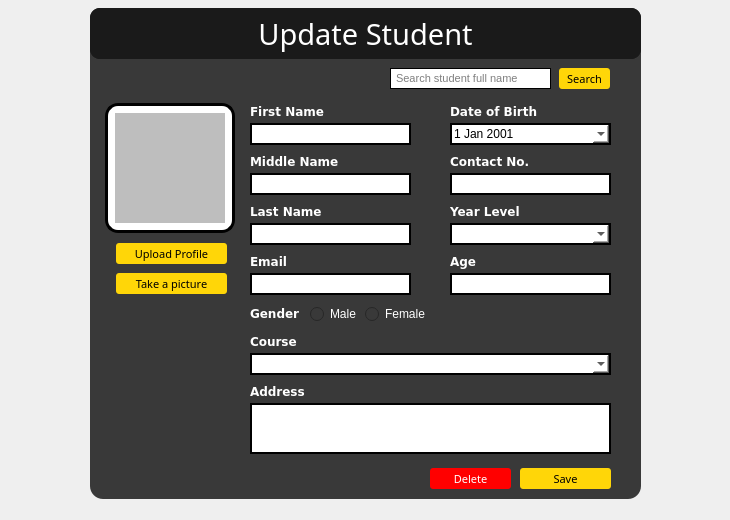
      <widget class="QWidget" name="Update">
       <widget class="QLabel" name="label_7">
        <property name="geometry">
         <rect>
          <x>0</x>
          <y>0</y>
          <width>721</width>
          <height>511</height>
         </rect>
        </property>
        <property name="styleSheet">
         <string notr="true"/>
        </property>
        <property name="text">
         <string/>
        </property>
        <property name="pixmap">
         <pixmap>images/school2.png</pixmap>
        </property>
        <property name="scaledContents">
         <bool>true</bool>
        </property>
       </widget>
       <widget class="QFrame" name="frame_7">
        <property name="geometry">
         <rect>
          <x>90</x>
          <y>8</y>
          <width>551</width>
          <height>491</height>
         </rect>
        </property>
        <property name="styleSheet">
         <string notr="true">background-color:rgb(57, 57, 57);border-radius:13px</string>
        </property>
        <property name="frameShape">
         <enum>QFrame::StyledPanel</enum>
        </property>
        <property name="frameShadow">
         <enum>QFrame::Raised</enum>
        </property>
        <widget class="QPushButton" name="btnSaveChanges">
         <property name="geometry">
          <rect>
           <x>430</x>
           <y>460</y>
           <width>91</width>
           <height>21</height>
          </rect>
         </property>
         <property name="font">
          <font>
           <family>Arial Black</family>
           <pointsize>8</pointsize>
          </font>
         </property>
         <property name="styleSheet">
          <string notr="true">QPushButton
{
background-color:rgb(255, 214, 8);
color:black; border-radius:3px
}

QPushButton::pressed
{
background-color : black;
color:rgb(255, 214, 8)
}</string>
         </property>
         <property name="text">
          <string>Save</string>
         </property>
        </widget>
        <widget class="QFrame" name="frame_8">
         <property name="geometry">
          <rect>
           <x>0</x>
           <y>0</y>
           <width>551</width>
           <height>51</height>
          </rect>
         </property>
         <property name="styleSheet">
          <string notr="true">background-color:rgb(26, 26, 26);border-radius:10px</string>
         </property>
         <property name="frameShape">
          <enum>QFrame::StyledPanel</enum>
         </property>
         <property name="frameShadow">
          <enum>QFrame::Raised</enum>
         </property>
         <widget class="QPushButton" name="pushButton_8">
          <property name="geometry">
           <rect>
            <x>810</x>
            <y>20</y>
            <width>31</width>
            <height>28</height>
           </rect>
          </property>
          <property name="font">
           <font>
            <family>Lucida Console</family>
            <pointsize>9</pointsize>
            <weight>75</weight>
            <bold>true</bold>
           </font>
          </property>
          <property name="styleSheet">
           <string notr="true">color:white</string>
          </property>
          <property name="text">
           <string>x</string>
          </property>
          <property name="flat">
           <bool>true</bool>
          </property>
         </widget>
         <widget class="QLabel" name="label_8">
          <property name="geometry">
           <rect>
            <x>0</x>
            <y>0</y>
            <width>551</width>
            <height>51</height>
           </rect>
          </property>
          <property name="font">
           <font>
            <family>Impact</family>
            <pointsize>22</pointsize>
           </font>
          </property>
          <property name="styleSheet">
           <string notr="true">color:white;</string>
          </property>
          <property name="text">
           <string>Update Student</string>
          </property>
          <property name="alignment">
           <set>Qt::AlignCenter</set>
          </property>
         </widget>
        </widget>
        <widget class="QLabel" name="label_21">
         <property name="geometry">
          <rect>
           <x>160</x>
           <y>95</y>
           <width>131</width>
           <height>16</height>
          </rect>
         </property>
         <property name="font">
          <font>
           <family>Verdana</family>
           <weight>75</weight>
           <bold>true</bold>
          </font>
         </property>
         <property name="styleSheet">
          <string notr="true">color:white</string>
         </property>
         <property name="text">
          <string>First Name</string>
         </property>
        </widget>
        <widget class="QLineEdit" name="updfname">
         <property name="geometry">
          <rect>
           <x>160</x>
           <y>115</y>
           <width>161</width>
           <height>22</height>
          </rect>
         </property>
         <property name="styleSheet">
          <string notr="true">background-color:white;color:black;border:2px solid black</string>
         </property>
        </widget>
        <widget class="QLabel" name="label_22">
         <property name="geometry">
          <rect>
           <x>160</x>
           <y>145</y>
           <width>131</width>
           <height>16</height>
          </rect>
         </property>
         <property name="font">
          <font>
           <family>Verdana</family>
           <weight>75</weight>
           <bold>true</bold>
          </font>
         </property>
         <property name="styleSheet">
          <string notr="true">color:white</string>
         </property>
         <property name="text">
          <string>Middle Name</string>
         </property>
        </widget>
        <widget class="QLineEdit" name="updmname">
         <property name="geometry">
          <rect>
           <x>160</x>
           <y>165</y>
           <width>161</width>
           <height>22</height>
          </rect>
         </property>
         <property name="styleSheet">
          <string notr="true">background-color:white;color:black;border:2px solid black</string>
         </property>
        </widget>
        <widget class="QLabel" name="label_23">
         <property name="geometry">
          <rect>
           <x>160</x>
           <y>195</y>
           <width>131</width>
           <height>16</height>
          </rect>
         </property>
         <property name="font">
          <font>
           <family>Verdana</family>
           <weight>75</weight>
           <bold>true</bold>
          </font>
         </property>
         <property name="styleSheet">
          <string notr="true">color:white</string>
         </property>
         <property name="text">
          <string>Last Name</string>
         </property>
        </widget>
        <widget class="QLineEdit" name="updlname">
         <property name="geometry">
          <rect>
           <x>160</x>
           <y>215</y>
           <width>161</width>
           <height>22</height>
          </rect>
         </property>
         <property name="styleSheet">
          <string notr="true">background-color:white;color:black;border:2px solid black</string>
         </property>
        </widget>
        <widget class="QLabel" name="label_24">
         <property name="geometry">
          <rect>
           <x>160</x>
           <y>325</y>
           <width>131</width>
           <height>16</height>
          </rect>
         </property>
         <property name="font">
          <font>
           <family>Verdana</family>
           <weight>75</weight>
           <bold>true</bold>
          </font>
         </property>
         <property name="styleSheet">
          <string notr="true">color:white</string>
         </property>
         <property name="text">
          <string>Course</string>
         </property>
        </widget>
        <widget class="QComboBox" name="updcourse">
         <property name="geometry">
          <rect>
           <x>160</x>
           <y>345</y>
           <width>361</width>
           <height>22</height>
          </rect>
         </property>
         <property name="styleSheet">
          <string notr="true">background-color:white;color:black;border:2px solid black</string>
         </property>
        </widget>
        <widget class="QComboBox" name="updyear">
         <property name="geometry">
          <rect>
           <x>360</x>
           <y>215</y>
           <width>161</width>
           <height>22</height>
          </rect>
         </property>
         <property name="styleSheet">
          <string notr="true">background-color:white;color:black;border:2px solid black</string>
         </property>
        </widget>
        <widget class="QLabel" name="label_25">
         <property name="geometry">
          <rect>
           <x>360</x>
           <y>195</y>
           <width>131</width>
           <height>16</height>
          </rect>
         </property>
         <property name="font">
          <font>
           <family>Verdana</family>
           <weight>75</weight>
           <bold>true</bold>
          </font>
         </property>
         <property name="styleSheet">
          <string notr="true">color:white</string>
         </property>
         <property name="text">
          <string>Year Level</string>
         </property>
        </widget>
        <widget class="QLineEdit" name="updage">
         <property name="geometry">
          <rect>
           <x>360</x>
           <y>265</y>
           <width>161</width>
           <height>22</height>
          </rect>
         </property>
         <property name="styleSheet">
          <string notr="true">background-color:white;color:black;border:2px solid black</string>
         </property>
        </widget>
        <widget class="QLabel" name="label_26">
         <property name="geometry">
          <rect>
           <x>360</x>
           <y>245</y>
           <width>131</width>
           <height>16</height>
          </rect>
         </property>
         <property name="font">
          <font>
           <family>Verdana</family>
           <weight>75</weight>
           <bold>true</bold>
          </font>
         </property>
         <property name="styleSheet">
          <string notr="true">color:white</string>
         </property>
         <property name="text">
          <string>Age</string>
         </property>
        </widget>
        <widget class="QLineEdit" name="updemail">
         <property name="geometry">
          <rect>
           <x>160</x>
           <y>265</y>
           <width>161</width>
           <height>22</height>
          </rect>
         </property>
         <property name="styleSheet">
          <string notr="true">background-color:white;color:black;border:2px solid black</string>
         </property>
        </widget>
        <widget class="QLabel" name="label_27">
         <property name="geometry">
          <rect>
           <x>160</x>
           <y>245</y>
           <width>131</width>
           <height>16</height>
          </rect>
         </property>
         <property name="font">
          <font>
           <family>Verdana</family>
           <weight>75</weight>
           <bold>true</bold>
          </font>
         </property>
         <property name="styleSheet">
          <string notr="true">color:white</string>
         </property>
         <property name="text">
          <string>Email</string>
         </property>
        </widget>
        <widget class="QLineEdit" name="updcontact">
         <property name="geometry">
          <rect>
           <x>360</x>
           <y>165</y>
           <width>161</width>
           <height>22</height>
          </rect>
         </property>
         <property name="styleSheet">
          <string notr="true">background-color:white;color:black;border:2px solid black</string>
         </property>
        </widget>
        <widget class="QLabel" name="label_28">
         <property name="geometry">
          <rect>
           <x>360</x>
           <y>145</y>
           <width>131</width>
           <height>16</height>
          </rect>
         </property>
         <property name="font">
          <font>
           <family>Verdana</family>
           <weight>75</weight>
           <bold>true</bold>
          </font>
         </property>
         <property name="styleSheet">
          <string notr="true">color:white</string>
         </property>
         <property name="text">
          <string>Contact No.</string>
         </property>
        </widget>
        <widget class="QLabel" name="label_29">
         <property name="geometry">
          <rect>
           <x>160</x>
           <y>375</y>
           <width>131</width>
           <height>16</height>
          </rect>
         </property>
         <property name="font">
          <font>
           <family>Verdana</family>
           <weight>75</weight>
           <bold>true</bold>
          </font>
         </property>
         <property name="styleSheet">
          <string notr="true">color:white</string>
         </property>
         <property name="text">
          <string>Address</string>
         </property>
        </widget>
        <widget class="QTextEdit" name="updaddress">
         <property name="geometry">
          <rect>
           <x>160</x>
           <y>395</y>
           <width>361</width>
           <height>51</height>
          </rect>
         </property>
         <property name="styleSheet">
          <string notr="true">background-color:white;color:black;border:2px solid black;border-radius:None</string>
         </property>
        </widget>
        <widget class="QFrame" name="frame_11">
         <property name="geometry">
          <rect>
           <x>15</x>
           <y>95</y>
           <width>130</width>
           <height>130</height>
          </rect>
         </property>
         <property name="minimumSize">
          <size>
           <width>130</width>
           <height>130</height>
          </size>
         </property>
         <property name="maximumSize">
          <size>
           <width>130</width>
           <height>130</height>
          </size>
         </property>
         <property name="styleSheet">
          <string notr="true">background-color:white;color:black;border:3px solid black</string>
         </property>
         <property name="frameShape">
          <enum>QFrame::StyledPanel</enum>
         </property>
         <property name="frameShadow">
          <enum>QFrame::Raised</enum>
         </property>
         <widget class="QPushButton" name="ImageButton_2">
          <property name="geometry">
           <rect>
            <x>10</x>
            <y>10</y>
            <width>110</width>
            <height>110</height>
           </rect>
          </property>
          <property name="styleSheet">
           <string notr="true">border:none;background-color:rgb(190, 190, 190);border-radius:0px</string>
          </property>
          <property name="text">
           <string/>
          </property>
          <property name="iconSize">
           <size>
            <width>110</width>
            <height>110</height>
           </size>
          </property>
         </widget>
        </widget>
        <widget class="QPushButton" name="btnUploadProfile_2">
         <property name="geometry">
          <rect>
           <x>26</x>
           <y>235</y>
           <width>111</width>
           <height>21</height>
          </rect>
         </property>
         <property name="font">
          <font>
           <family>Arial Black</family>
           <pointsize>8</pointsize>
          </font>
         </property>
         <property name="styleSheet">
          <string notr="true">QPushButton
{
background-color:rgb(255, 214, 8);
color:black; border-radius:3px
}

QPushButton::pressed
{
background-color : black;
color:rgb(255, 214, 8)
}</string>
         </property>
         <property name="text">
          <string>Upload Profile</string>
         </property>
        </widget>
        <widget class="QPushButton" name="btnTakePicture_2">
         <property name="geometry">
          <rect>
           <x>26</x>
           <y>265</y>
           <width>111</width>
           <height>21</height>
          </rect>
         </property>
         <property name="font">
          <font>
           <family>Arial Black</family>
           <pointsize>8</pointsize>
          </font>
         </property>
         <property name="styleSheet">
          <string notr="true">QPushButton
{
background-color:rgb(255, 214, 8);
color:black; border-radius:3px
}

QPushButton::pressed
{
background-color : black;
color:rgb(255, 214, 8)
}</string>
         </property>
         <property name="text">
          <string>Take a picture</string>
         </property>
        </widget>
        <widget class="QLabel" name="label_30">
         <property name="geometry">
          <rect>
           <x>360</x>
           <y>95</y>
           <width>131</width>
           <height>16</height>
          </rect>
         </property>
         <property name="font">
          <font>
           <family>Verdana</family>
           <weight>75</weight>
           <bold>true</bold>
          </font>
         </property>
         <property name="styleSheet">
          <string notr="true">color:white</string>
         </property>
         <property name="text">
          <string>Date of Birth</string>
         </property>
        </widget>
        <widget class="QDateEdit" name="updbirthdate">
         <property name="geometry">
          <rect>
           <x>360</x>
           <y>115</y>
           <width>161</width>
           <height>22</height>
          </rect>
         </property>
         <property name="styleSheet">
          <string notr="true">background-color:white;color:black;border:2px solid black</string>
         </property>
         <property name="calendarPopup">
          <bool>true</bool>
         </property>
         <property name="date">
          <date>
           <year>2001</year>
           <month>1</month>
           <day>1</day>
          </date>
         </property>
        </widget>
        <widget class="QLabel" name="label_40">
         <property name="geometry">
          <rect>
           <x>160</x>
           <y>295</y>
           <width>51</width>
           <height>20</height>
          </rect>
         </property>
         <property name="font">
          <font>
           <family>Verdana</family>
           <weight>75</weight>
           <bold>true</bold>
          </font>
         </property>
         <property name="styleSheet">
          <string notr="true">color:white</string>
         </property>
         <property name="text">
          <string>Gender</string>
         </property>
        </widget>
        <widget class="QRadioButton" name="updmale">
         <property name="geometry">
          <rect>
           <x>220</x>
           <y>298</y>
           <width>50</width>
           <height>16</height>
          </rect>
         </property>
         <property name="styleSheet">
          <string notr="true">color:white;</string>
         </property>
         <property name="text">
          <string>Male</string>
         </property>
        </widget>
        <widget class="QRadioButton" name="updfemale">
         <property name="geometry">
          <rect>
           <x>275</x>
           <y>298</y>
           <width>65</width>
           <height>16</height>
          </rect>
         </property>
         <property name="styleSheet">
          <string notr="true">color:white;</string>
         </property>
         <property name="text">
          <string>Female</string>
         </property>
        </widget>
        <widget class="QPushButton" name="btndeletestudent">
         <property name="geometry">
          <rect>
           <x>340</x>
           <y>460</y>
           <width>81</width>
           <height>21</height>
          </rect>
         </property>
         <property name="font">
          <font>
           <family>Arial Black</family>
           <pointsize>8</pointsize>
          </font>
         </property>
         <property name="styleSheet">
          <string notr="true">QPushButton
{
background-color:rgb(255, 0, 0);
color:rgb(255, 255, 255); border-radius:3px
}

QPushButton::pressed
{
background-color : rgb(255, 255, 255);
color:rgb(255, 0, 0)
}
</string>
         </property>
         <property name="text">
          <string>Delete</string>
         </property>
        </widget>
        <widget class="QPushButton" name="btnsearchprofile_2">
         <property name="geometry">
          <rect>
           <x>469</x>
           <y>60</y>
           <width>51</width>
           <height>21</height>
          </rect>
         </property>
         <property name="font">
          <font>
           <family>Impact</family>
           <pointsize>8</pointsize>
          </font>
         </property>
         <property name="styleSheet">
          <string notr="true">QPushButton
{
background-color:rgb(255, 214, 8);
color:black; border-radius:3px
}

QPushButton::pressed
{
background-color : black;
color:rgb(255, 214, 8)
}</string>
         </property>
         <property name="text">
          <string>Search</string>
         </property>
        </widget>
        <widget class="QLineEdit" name="searchprofile_2">
         <property name="geometry">
          <rect>
           <x>300</x>
           <y>60</y>
           <width>161</width>
           <height>21</height>
          </rect>
         </property>
         <property name="font">
          <font>
           <pointsize>8</pointsize>
          </font>
         </property>
         <property name="styleSheet">
          <string notr="true">background-color:white;color:black;border:1px solid black</string>
         </property>
         <property name="placeholderText">
          <string> Search student full name</string>
         </property>
        </widget>
       </widget>
      </widget>
